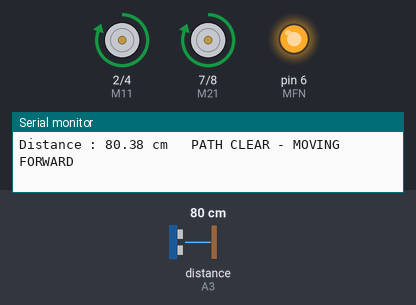
The sketch below on a simulated Arduino Uno, built with avr-gcc and run on an emulated ATmega328P. On the bench: motor-driver pin pairs drawn as motors (green arrow = first pin HIGH = forward, orange = second pin HIGH = backward, longer = more drive), output pins drawn as LEDs (lit = HIGH), the last lines printed to the serial monitor. Wiring (inferred from the names in the program): ultrasonic range finder: trigger pin 5; echo A3. The test bench sets the inputs (shaded band); at power-on: distance to the obstacle (sensor on A3) 80 cm. The echo pulse lasts 58.3 µs per cm; pins used as bus, display or sensor lines are not drawn.

Above: at 1.2 s.
1.3 s: distance to the obstacle (sensor on A3) set to 16 cm
2.8 s: distance to the obstacle (sensor on A3) set to 13 cm
At 3.2 s:
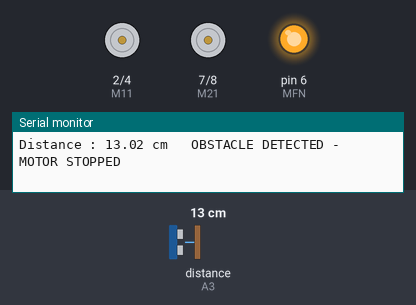
4.4 s: distance to the obstacle (sensor on A3) set to 18 cm
At 5.7 s:
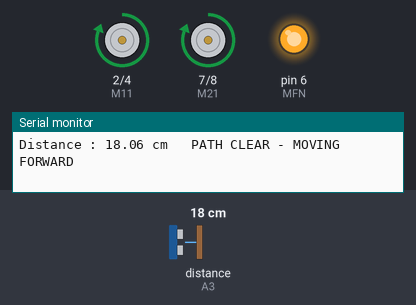
6.0 s: distance to the obstacle (sensor on A3) set to 2 cm
At 7.0 s:
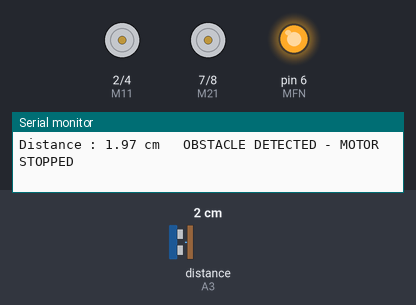
Timing chart, 0 to 8.5 s (numbered marks = the images above; inputs shaded):
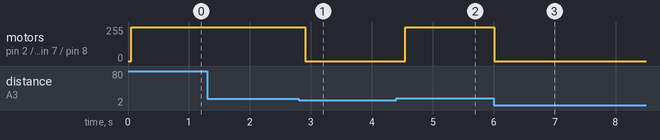

Measured:
- the behaviour switches between 15 and 14 cm on distance to the obstacle (sensor on A3) (found by bisection; images 0 and 1)
- after the input at 2.8 s, motor on pin 2 (M11) / pin 4 (M12), motor on pin 7 (M21) / pin 8 (M22): forward 255/255 → stopped after 0.11 s
- after the input at 4.4 s, motor on pin 2 (M11) / pin 4 (M12), motor on pin 7 (M21) / pin 8 (M22): stopped → forward 255/255 after 0.15 s
- after the input at 6.0 s, motor on pin 2 (M11) / pin 4 (M12), motor on pin 7 (M21) / pin 8 (M22): forward 255/255 → stopped at once

The sketch:

Practical_40.ino
```cpp
// Practical : Stop Motor if Obstacle

#define TRIG 5
#define ECHO A3

#define M11 2
#define M12 4
#define MFN 6
#define M21 7
#define M22 8

const float STOP_DISTANCE = 15.0;   // isse kam ho to motor stop

// -------- Read Distance --------
float getDistance() {

  long total = 0;

  for (int i = 0; i < 5; i++) {

    digitalWrite(TRIG, LOW);
    delayMicroseconds(2);

    digitalWrite(TRIG, HIGH);
    delayMicroseconds(10);
    digitalWrite(TRIG, LOW);

    total += pulseIn(ECHO, HIGH, 30000);

    delay(5);
  }

  return (total / 5.0) / 58.0;
}

void moveForward() {
  digitalWrite(M11, HIGH);
  digitalWrite(M12, LOW);

  digitalWrite(M21, HIGH);
  digitalWrite(M22, LOW);
}

void stopMotor() {
  digitalWrite(M11, LOW);
  digitalWrite(M12, LOW);

  digitalWrite(M21, LOW);
  digitalWrite(M22, LOW);
}

void setup() {

  pinMode(TRIG, OUTPUT);
  pinMode(ECHO, INPUT);

  pinMode(M11, OUTPUT);
  pinMode(M12, OUTPUT);
  pinMode(M21, OUTPUT);
  pinMode(M22, OUTPUT);
  pinMode(MFN, OUTPUT);

  digitalWrite(MFN, HIGH);

  Serial.begin(9600);
  Serial.println("===== STOP MOTOR IF OBSTACLE STARTED =====");
}

void loop() {

  float distance = getDistance();

  Serial.print("Distance : ");
  Serial.print(distance);
  Serial.print(" cm   ");

  if (distance <= STOP_DISTANCE) {

    Serial.println("OBSTACLE DETECTED - MOTOR STOPPED");
    stopMotor();
  }
  else {

    Serial.println("PATH CLEAR - MOVING FORWARD");
    moveForward();
  }

  delay(150);
}
```
